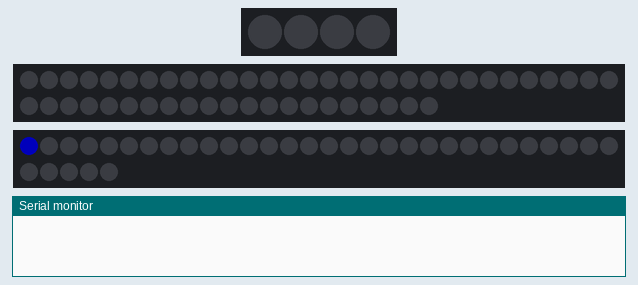
Simulated run of this sketch. Board: Arduino Uno, built with avr-gcc and run on an emulated ATmega328P. Parts: 4 RGB LEDs in strip order, left to right, 51 RGB LEDs in strip order, left to right, continuing on the next row, 35 RGB LEDs in strip order, left to right, continuing on the next row, the last lines printed to the serial monitor. Dim RGB values are drawn brighter than linear; the local clock reads 2024-03-15 10:24:30 at power-on unless the sketch sets it; random numbers use the default seed unless the sketch sets one.

Above: at 0.1 s.
At 27.2 s:
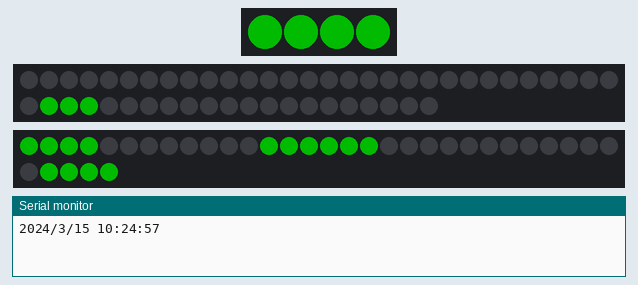
At 37.3 s:
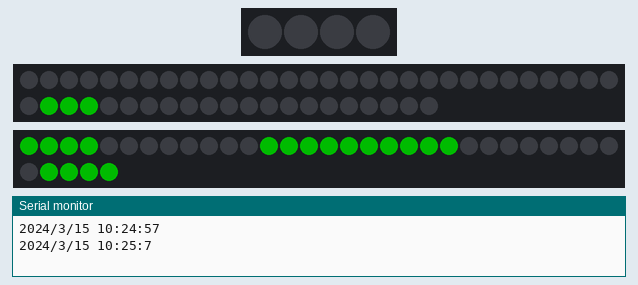
Timing chart, 0 to 38.8 s (numbered marks = the images above):
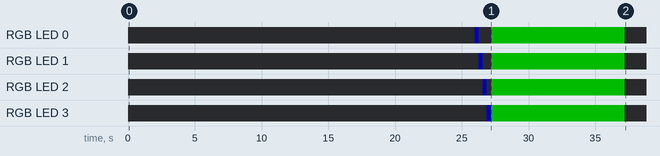

The sketch:

WordClock.ino
```cpp
#include <Adafruit_NeoPixel.h>
#include <avr/power.h> // Comment out this line for non-AVR boards (Arduino Due, etc.)
#include <Wire.h>
#include "RTClib.h"

#define PIN_MINUTES 2
#define NUMPIX_MINUTES 4

#define PIN_HOUR 4
#define NUMPIX_HOUR 51

#define PIN_DESIGNATION 6
#define NUMPIX_DESIGNATION 35

int IT[] = {0,1};
int IS[] = {2,3};
int QUARTER[] = {4,5,6,7,8,9,10};
int A[] = {11};
int TWENTY[] = {12,13,14,15,16,17};
int FIVE[] = {18,19,20,21};
int HALF[] = {22,23,24,25};
int TEN[] = {26,27,28};
int TO[] = {29,30};
int PAST[] = {31,32,33,34};

int HOUR_TWELVE[] = {0,1,2,3,4,5};
int HOUR_THREE[]= {6,7,8,9,10};
int HOUR_EIGHT[] = {11,12,13,14,15};
int HOUR_FIVE[] = {16,17,18,19};
int HOUR_ONE[] = {20,21,22};
int HOUR_SIX[] = {23,24,25};
int HOUR_SEVEN[] = {26,27,28,29,30};
int HOUR_TEN[] = {31,32,33};
int HOUR_NINE[] = {34,35,36,37};
int HOUR_TWO[] = {38,39};
int HOUR_ELEVEN[] = {40,41,42,43,45,46};
int HOUR_FOUR[] = {47,48,49,50};

int grid_brightness = 128;

RTC_DS1307 rtc;
Adafruit_NeoPixel designationStrip = Adafruit_NeoPixel(NUMPIX_DESIGNATION, PIN_DESIGNATION, NEO_GRB + NEO_KHZ800);
Adafruit_NeoPixel minutesStrip = Adafruit_NeoPixel(NUMPIX_MINUTES, PIN_MINUTES, NEO_GRB + NEO_KHZ800);
Adafruit_NeoPixel hourStrip = Adafruit_NeoPixel(NUMPIX_HOUR, PIN_HOUR, NEO_GRB + NEO_KHZ800);

unsigned long letterColor = minutesStrip.Color(0,150,0);

void setup() {
  // put your setup code here, to run once:
  minutesStrip.begin();
  minutesStrip.show();
  minutesStrip.setBrightness(grid_brightness);

  hourStrip.begin();
  hourStrip.show();
  hourStrip.setBrightness(grid_brightness);

  designationStrip.begin();
  designationStrip.show();
  designationStrip.setBrightness(grid_brightness);

  Serial.begin(115200);
  Wire.begin();
  rtc.begin();


  //rtc.adjust(DateTime(__DATE__,__TIME__));

  unsigned long testColor = minutesStrip.Color(0,0,150);

  gridBrightness(grid_brightness);
  testStrip(35, &designationStrip, testColor);
  testStrip(51, &hourStrip, testColor);
  testStrip(4, &minutesStrip, testColor);
}

void loop() {
  // put your main code here, to run repeatedly:
  DateTime now = rtc.now();  //retrieve current time from clock

  Serial.print(now.year(), DEC);
    Serial.print('/');
    Serial.print(now.month(), DEC);
    Serial.print('/');
    Serial.print(now.day(), DEC);
    Serial.print(' ');
    Serial.print(now.hour(), DEC);
    Serial.print(':');
    Serial.print(now.minute(), DEC);
    Serial.print(':');
    Serial.print(now.second(), DEC);
    Serial.println();

  //gridBrightness(grid_brightness);
  //letterColor = randomColor();
  drawMinutes(now, letterColor);
  drawDesignation(now, letterColor);
  drawHour(now, letterColor);
  delay(10000);
}

void drawDesignation(DateTime currentTime, unsigned long color){
  unsigned int minutes = currentTime.minute();

  //setup minutes for our 5 minute intervals
  minutes = minutes / 5;

  clearStrip(&designationStrip);

  writeWord(IT, 2, &designationStrip, letterColor);
  writeWord(IS, 2, &designationStrip, letterColor);

  switch(minutes){
    case 0: //it is x
      break;
    case 1: //it is 5 past x
      writeWord(FIVE, 4, &designationStrip, letterColor);
      writeWord(PAST, 4, &designationStrip, letterColor);
      break;
    case 2: //it is 10 past x
      writeWord(TEN, 3, &designationStrip, letterColor);
      writeWord(PAST, 4, &designationStrip, letterColor);
      break;
    case 3: //it is quarter past x
      writeWord(QUARTER, 7, &designationStrip, letterColor);
      writeWord(PAST, 4, &designationStrip, letterColor);
      break;
    case 4: //it is twenty past x
      writeWord(TWENTY, 6, &designationStrip, letterColor);
      writeWord(PAST, 4, &designationStrip, letterColor);
      break;
    case 5: //it is twenty five past x
      writeWord(TWENTY, 6, &designationStrip, letterColor);
      writeWord(FIVE, 4, &designationStrip, letterColor);
      writeWord(PAST, 4, &designationStrip, letterColor);
      break;
    case 6: //it is half past x
      writeWord(HALF, 4, &designationStrip, letterColor);
      writeWord(PAST, 4, &designationStrip, letterColor);
      break;
    case 7: //it is twenty five to x
      writeWord(TWENTY, 6, &designationStrip, letterColor);
      writeWord(FIVE, 4, &designationStrip, letterColor);
      writeWord(TO, 2, &designationStrip, letterColor);
      break;
    case 8: //it is twenty to x
      writeWord(TWENTY, 6, &designationStrip, letterColor);
      writeWord(TO, 2, &designationStrip, letterColor);
      break;
    case 9: //it is quarter to x
      writeWord(QUARTER, 7, &designationStrip, letterColor);
      writeWord(TO, 2, &designationStrip, letterColor);
      break;
    case 10: //it is ten to x
      writeWord(TEN, 3, &designationStrip, letterColor);
      writeWord(TO, 2, &designationStrip, letterColor);
      break;
    case 11: //it is five to x
      writeWord(FIVE, 4, &designationStrip, letterColor);
      writeWord(TO, 2, &designationStrip, letterColor);
      break;
  }
}
void drawHour(DateTime currentTime, unsigned long color){
  //draws the current hour to the hour strip in the given color
  unsigned int hour = currentTime.hour();

  //map the current hour to 12 hour time, creates less cases for switch
  if(hour > 12){
    hour = hour - 12;
  }
  clearStrip(&hourStrip);

  switch(hour){
    case 1:
      //print one
      writeWord(HOUR_ONE, sizeof(HOUR_ONE)/sizeof(int), &hourStrip, color);
      break;
    case 2:
      //print two
      writeWord(HOUR_TWO, sizeof(HOUR_TWO)/sizeof(int), &hourStrip, color);
      break;
    case 3:
      writeWord(HOUR_THREE, sizeof(HOUR_THREE)/sizeof(int), &hourStrip, color);
      break;
    case 4:
      writeWord(HOUR_FOUR, sizeof(HOUR_FOUR)/sizeof(int), &hourStrip, color);
      break;
    case 5:
      writeWord(HOUR_FIVE, sizeof(HOUR_FIVE)/sizeof(int), &hourStrip, color);
      break;
    case 6:
      writeWord(HOUR_SIX, sizeof(HOUR_SIX)/sizeof(int), &hourStrip, color);
      break;
    case 7:
      writeWord(HOUR_SEVEN, sizeof(HOUR_SEVEN)/sizeof(int), &hourStrip, color);
      break;
    case 8:
      writeWord(HOUR_EIGHT, sizeof(HOUR_EIGHT)/sizeof(int), &hourStrip, color);
      break;
    case 9:
      writeWord(HOUR_NINE, sizeof(HOUR_NINE)/sizeof(int), &hourStrip, color);
      break;
    case 10:
      writeWord(HOUR_TEN, sizeof(HOUR_TEN)/sizeof(int), &hourStrip, color);
      break;
    case 11:
      writeWord(HOUR_ELEVEN, sizeof(HOUR_ELEVEN)/sizeof(int), &hourStrip, color);
      break;
    case 12:
      writeWord(HOUR_TWELVE, sizeof(HOUR_TWELVE)/sizeof(int), &hourStrip, color);
      break;
    default:
      break;
  }
  return;
}

void drawMinutes(DateTime currentTime, unsigned long color){
  //checks the current minutes and prints the corresponding value to the minutes strip.
  switch(currentTime.minute()%5){
    case 0:
      minutesStrip.clear();
      break;
    case 1:
      minutesStrip.setPixelColor(0, color);
      break;
    case 2:
      for(int i = 0; i < 2; i++){
        minutesStrip.setPixelColor(i, color);
      }
      break;
    case 3:
      for(int i = 0; i < 3; i++){
        minutesStrip.setPixelColor(i, color);
      }
      break;
    case 4:
       for(int i = 0; i < 4; i++){
        minutesStrip.setPixelColor(i, color);
      }
      break;
  }
  minutesStrip.show();
}//printMinutes

void writeWord(int arr[], int arrSize, Adafruit_NeoPixel* strip, unsigned long color){
  //Writes a given word to a strip based on pixel locations
  for(int i = 0; i < arrSize; i++){
      strip->setPixelColor(arr[i], color);
  }
  strip->show();
}//writeWord


//test all led's in a strip that has been initialized.
void testStrip(int numPix, Adafruit_NeoPixel* strip, unsigned long color){
  for(int i = 0; i < numPix; i++){
    strip->clear();
    strip->setPixelColor(i, color);
    strip->show();
    delay(300);
  }

  strip->clear();
  strip->show();
}
void clearStrip(Adafruit_NeoPixel* strip){
  strip->clear();
  strip->show();
}

unsigned long randomColor(){
  return minutesStrip.Color(random(255),random(255),random(255));
}

void gridBrightness(int brightness){
  //Sets the brightness for each of the three strips to argument brightness
  minutesStrip.setBrightness(brightness);
  designationStrip.setBrightness(brightness);
  hourStrip.setBrightness(brightness);
}//gridBrightness

void wordTest(){
  writeWord(IT, 2, &designationStrip, letterColor);
  delay(2000);
  clearStrip(&designationStrip);
  delay(2000);
  writeWord(IS, 2, &designationStrip, letterColor);
  delay(2000);
  clearStrip(&designationStrip);
  return;
}
```

Measured:
- by itself, RGB LED 0: off → RGB(0, 0, 75) at 26.0 s, → off 0.30 s later, → RGB(0, 75, 0) 0.92 s later, → off 10.0 s later
- by itself, RGB LED 1: off → RGB(0, 0, 75) at 26.3 s, → off 0.30 s later, → RGB(0, 75, 0) 0.62 s later, → off 10.0 s later
- by itself, RGB LED 2: off → RGB(0, 0, 75) at 26.6 s, → off 0.30 s later, → RGB(0, 75, 0) 0.32 s later, → off 10.0 s later
- by itself, RGB LED 3: off → RGB(0, 0, 75) at 26.9 s, → RGB(0, 75, 0) 0.32 s later, → off 10.0 s later
- what the display in image 1 shows lasts 10.0 s, from 27.2 s to 37.2 s
